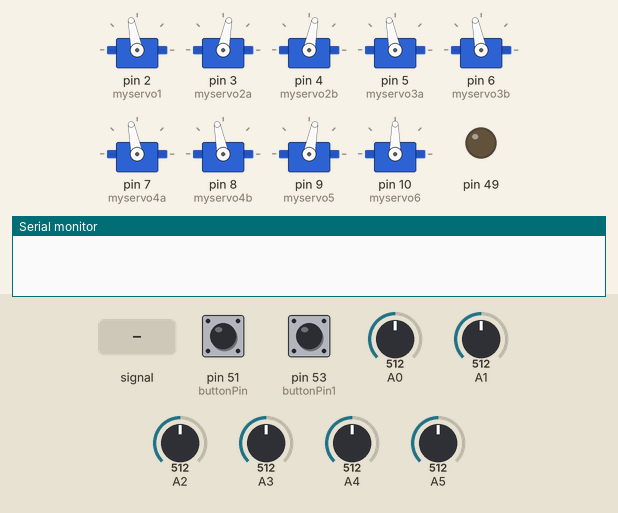
A sketch run on a simulated Arduino Mega 2560, built with avr-gcc and run on an emulated ATmega2560. Shown: 9 × servo, output pins drawn as LEDs (lit = HIGH), the last lines printed to the serial monitor. The test bench sets the inputs (shaded band); at power-on: A2 = 512, pin 51 (buttonPin) LOW, A1 = 512, pin 53 (buttonPin1) LOW, A0 = 512, A3 = 512, A4 = 512, A5 = 512.

Above: at 1.2 s.
1.3 s: A2 fed a 200 Hz sine of ±81 counts around its level
At 1.75 s:
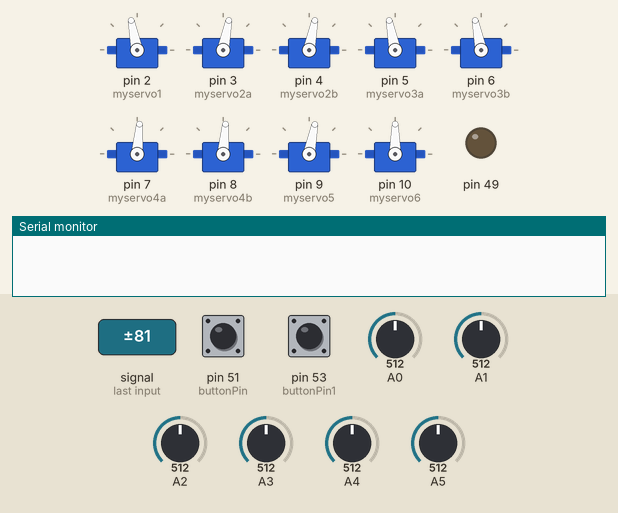
4.3 s: A2 set to 716
5.8 s: pin 51 (buttonPin) pulled HIGH for 0.15 s
At 6.8 s:
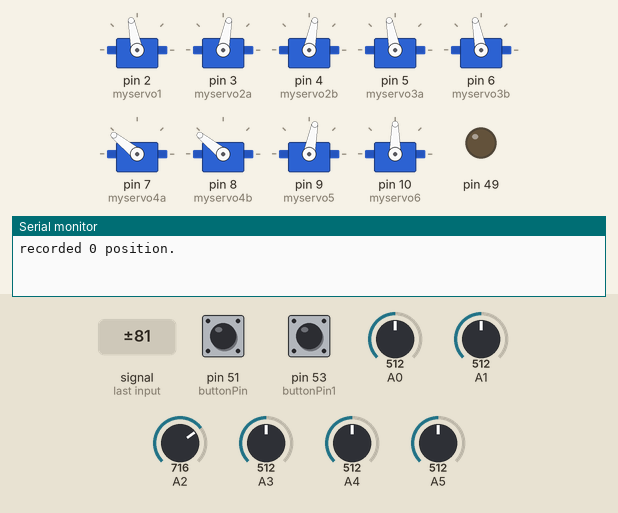
7.4 s: A1 set to 716
At 8.4 s:
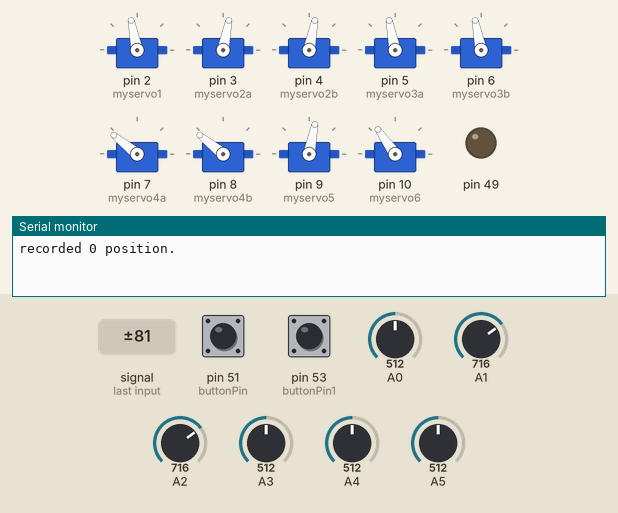
8.9 s: pin 53 (buttonPin1) pulled HIGH for 0.15 s
10.8 s: A0 set to 90
At 12.1 s:
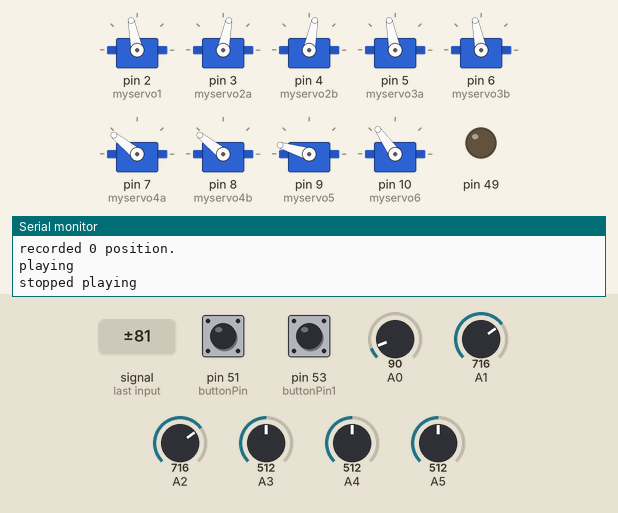
Timing chart, 0 to 13.3 s (numbered marks = the images above; inputs shaded):
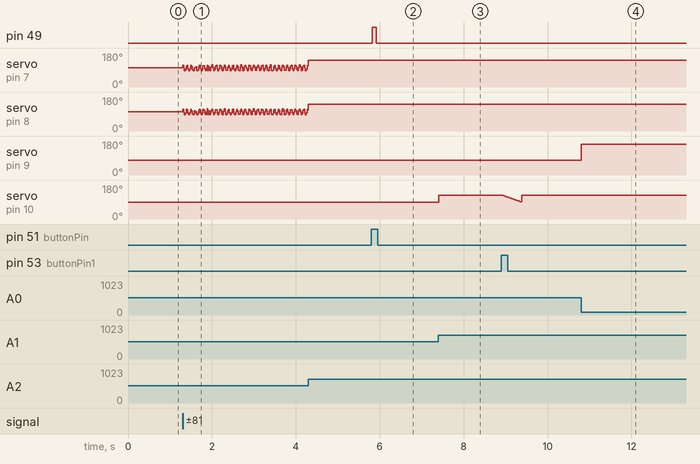

The sketch:

haptic_roboARM.ino
```cpp
#include <VarSpeedServo.h>
int a1,a2a,a3a,a4a,a5,a6,a3b,a4b,a2b,temp=0,timed;

int buttonPin = 51;
int buttonPin1 = 53;
int buttonState;
int buttonState2;
int lastButtonState = LOW;
int lastButtonState2 = LOW;
long lastDebounceTime = 0;
long lastDebounceTime2 = 0;
long debounceDelay = 20 ;
VarSpeedServo myservo1;
VarSpeedServo myservo2a;
VarSpeedServo myservo2b;
VarSpeedServo myservo3a;
VarSpeedServo myservo3b;
VarSpeedServo myservo4a;
VarSpeedServo myservo4b;
VarSpeedServo myservo5;
VarSpeedServo myservo6;
int pos1[100],pos2a[100],pos2b[100],pos3a[100],pos3b[100],pos4a[100],pos4b[100],pos5[100],pos6[100],times[100];
int button;

void record(){
  temp+=1;
  if(temp<100)
  {
    pos1[temp]=a1;
    pos2a[temp]=a2a;
    pos2b[temp]=a2b;
    pos3a[temp]=a3a;
    pos3b[temp]=a3b;
    pos4a[temp]=a4a;
    pos4b[temp]=a4b;
    pos5[temp]=a5;
    pos6[temp]=a6;
  }
  else{
    Serial.println("stop recording");
  }
}

void readButton1(){
int reading = digitalRead(buttonPin);

  if (reading != lastButtonState)
  {
   lastDebounceTime = millis();
  }

  if ((millis() - lastDebounceTime) > debounceDelay)
  {

    if (reading != buttonState) {
      buttonState = reading;


      if (buttonState == HIGH)
      {
       button=1;
      }
    }
  }
  lastButtonState = reading;}
void readButton2(){
  int reading1 = digitalRead(buttonPin1);
  if (reading1 != lastButtonState2) {

    lastDebounceTime2 = millis();
  }

  if ((millis() - lastDebounceTime2) > debounceDelay) {

    if (reading1 != buttonState2) {
      buttonState2 = reading1;

      if (buttonState2 == HIGH) {
      button=2;
      }
    }
  }


  lastButtonState2 = reading1;
}
void playArm(){
  Serial.println("playing");
  for(int i=1;i<100;i++){
    if(pos1[i]!=0){
  myservo1.write(pos1[i],50,true);
    myservo2a.write(pos2a[i],50,true);
  myservo2b.write(pos2b[i],50,true);
   myservo3a.write(pos3a[i],50,true);
    myservo3b.write(pos3b[i],50,true);
    myservo4a.write(pos4a[i],50,true);
  myservo4b.write(pos4b[i],50,true);
   myservo5.write(pos5[i],50,true);
  myservo6.write(pos6[i],50,true);
  }
  else break;
  }
   Serial.println("stopped playing");
   }
void setup() {
  pinMode(49,OUTPUT);
 pinMode(buttonPin, INPUT);
 pinMode(buttonPin1, INPUT);
  Serial.begin(9600);
  myservo1.attach(2);
  myservo2a.attach(3);
  myservo2b.attach(4);
  myservo3a.attach(5);
  myservo3b.attach(6);
  myservo4a.attach(7);
  myservo4b.attach(8);
  myservo5.attach(9);
  myservo6.attach(10);

    myservo1.write(90);
  myservo2a.write(90);
  myservo2b.write(90);
  myservo3a.write(90);
  myservo3b.write(90);
  myservo4a.write(90);
  myservo4b.write(90);
  myservo5.write(90);
  myservo6.write(90);
}
void readValues()
{
  a1=map(analogRead(5), 0, 912, 0, 180);
  a2a=map(analogRead(4), 0, 912, 180, 0);
  a2b=map(analogRead(4), 0, 912, 180, 0);
  a3a=map(analogRead(3), 0, 912, 0, 180);
  a3b=map(analogRead(3), 0, 912, 0, 180);
  a4a=map(analogRead(2), 0, 912, 0, 180);
  a4b=map(analogRead(2), 0, 912, 0, 180);
  a5=map(analogRead(0), 0, 912, 180, 0);
  a6=map(analogRead(1), 0, 1024, 0, 180);
}

void loop()
{
  readValues();
  myservo1.write(a1);
  myservo2a.write(a2a);
  myservo2b.write(a2b);
  myservo3a.write(a3a);
  myservo3b.write(a3b);
  myservo4a.write(a4a);
  myservo4b.write(a4b);
  myservo5.write(a5);
  myservo6.write(a6);
    readButton1();
    readButton2();
  if(button==1)
  {
    digitalWrite(49,HIGH);
    delay(100);
    digitalWrite(49,LOW);
    Serial.print("recorded ");
    Serial.print(temp);
    Serial.println(" position.");
    button=0;
    record();
  }

   if(button==2)
   {
      button=0;
      playArm();
      temp=0;
    }
}
```

Measured:
- after the input at 5.8 s, pin 49: LOW → HIGH at once, → LOW 0.10 s later
- after the input at 7.4 s, servo on pin 10 (myservo6): 90° → 125° at once
- after the input at 10.8 s, servo on pin 9 (myservo5): 79° → 163° at once
